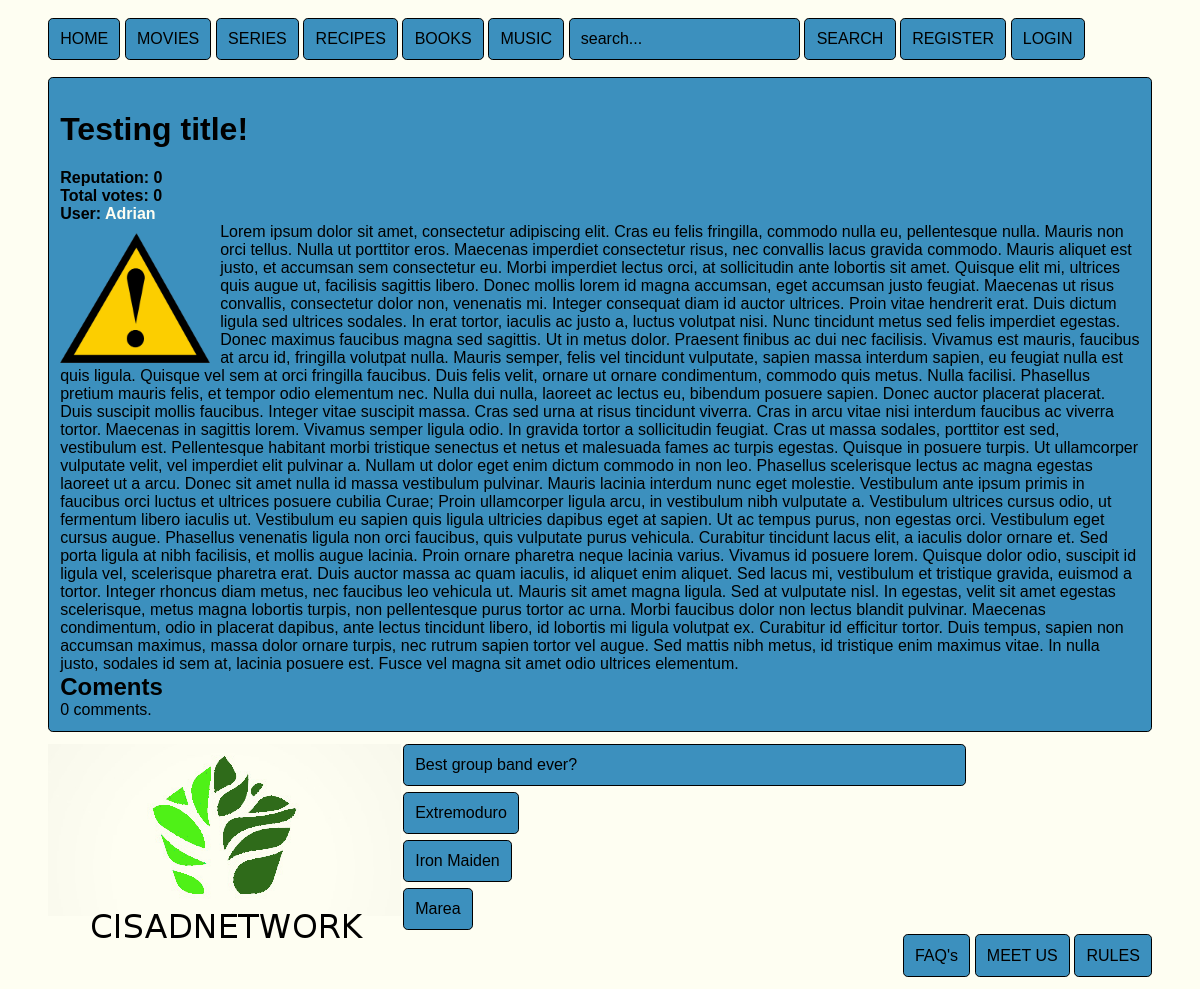
Page /index.php?type=news&id=1 on the committed database.
### tables this page shows
CREATE TABLE news (
    idnews INT PRIMARY KEY AUTO_INCREMENT,
    idusers INT NOT NULL,
    name VARCHAR(100) NOT NULL,
    imageurl VARCHAR(250) NOT NULL DEFAULT "error.png",
    description TEXT NOT NULL,
    date VARCHAR(10) NOT NULL,
    average FLOAT DEFAULT 0,
    totalvotes INT DEFAULT 0,
    FOREIGN KEY (idusers)
        REFERENCES users (idusers)
);

CREATE TABLE users (
    idusers INT PRIMARY KEY AUTO_INCREMENT,
    username VARCHAR(30) UNIQUE NOT NULL,
    password VARCHAR(250) NOT NULL,
    name VARCHAR(30),
    lastname VARCHAR(50),
    email VARCHAR(50) NOT NULL,
    imageurl VARCHAR(250) DEFAULT "error.png",
    idroles INT NOT NULL,
    activemail BINARY DEFAULT 0,
    active BINARY DEFAULT 1,
    userKey VARCHAR(250) NOT NULL,
    privacity VARCHAR(30) DEFAULT "private",
    FOREIGN KEY (idroles)
        REFERENCES roles (idroles)
);

CREATE TABLE polls (
    idpolls INT PRIMARY KEY AUTO_INCREMENT,
    question VARCHAR(250) NOT NULL
);

CREATE TABLE answers (
    idanswers INT PRIMARY KEY AUTO_INCREMENT,
    idpolls INT NOT NULL,
    answer VARCHAR(250) NOT NULL,
    totalvotes INT NOT NULL DEFAULT 0,
    FOREIGN KEY (idpolls)
        REFERENCES polls (idpolls)
        ON DELETE CASCADE ON UPDATE CASCADE
);

### index.php (called while the page is built, shortened)
<?php
    include './models/classes/Connection.php';
    $infoDb = getInfoDb();
    $link = new Connection($infoDb['host'], $infoDb['user'], $infoDb['pass'], $infoDb['db']);
    mysqli_select_db($link->getConnection(), $infoDb['db']);
    include './views/head.php';
    include './models/functions.php';
    include './controler/controler.php';
    include './views/upperWrapper.php';
    include $toInclude;
    include './views/footerWrapper.php';
    include './views/bottom.php';
?>

### models/classes/Connection.php (called while the page is built, shortened)
<?php
    class Connection {
        private $connection;
        function __construct($host, $user, $pass, $dataBase) {
            if ($dataBase == null) {
                $this->connection = new mysqli($host, $user, $pass);
            } else {
                $this->connection = new mysqli($host, $user, $pass, $dataBase);
            }
        }
        function query($query) {
            return $this->connection->query($query);
        }
    }
?>

### models/classes/News.php (called while the page is built, shortened)
<?php
    class News {
        private $idusers;
        private $name;
        private $imageurl;
        private $description;
        private $average;
        private $totalvotes;
        function __construct($idnews, $idusers, $name, $imageurl, $description, $date, $average, $totalvotes) {
            $this->idusers = $idusers;
            $this->name = $name;
            $this->imageurl = $imageurl;
            $this->description = $description;
            $this->average = $average;
            $this->totalvotes = $totalvotes;
        }
        function getIdusers() {
            return $this->idusers;
        }
        function getName() {
            return $this->name;
        }
        function getImageurl() {
            return $this->imageurl;
        }
        function getDescription() {
            return $this->description;
        }
        function getAverage() {
            return $this->average;
        }
        function getTotalvotes() {
            return $this->totalvotes;
        }
        function getUsersName($link) {
                $query = 'select name from users where idusers = '.$this->idusers.';';
                $result = $link->query($query);
                if ($result->num_rows == 0) {
                    return "This user doesn't exists!";
                } else {
                    foreach ($result as $user) {
                        return $user['name'];
                    }
                }
        }
    }
?>

### views/details/news.php (the view, shortened to what this page needs)
<?php
    include './models/classes/News.php';
    $factory = new Factory('news', $link);
    $object = $factory->loadDetail();
    $query = 'select * from news where idnews = '.$_GET['id'].';';
    $result = $link->query($query);
    if ($result->num_rows == 0) {
        unset($result);
    } else {
        foreach ($result as $new) {
            $new = new News($new['idnews'],
                            $new['idusers'],
                            $new['name'],
                            $new['imageurl'],
                            $new['description'],
                            $new['date'],
                            $new['average'],
                            $new['totalvotes']);
        }
    }
?>
<div class='newDiv'>
    <div class='infoHeaders'>
        <h1><?php echo $new->getName(); ?></h1>
        <h4>Reputation: <?php echo $new->getAverage(); ?></h4>
        <h4>Total votes: <?php echo $new->getTotalvotes(); ?></h4>
        <h4>User: <a href="<?php echo 'index.php?type=users&id='.$new->getIdusers(); ?>"><?php echo $new->getUsersName($link); ?></a></h4>
    </div>
    <div class='newImage'>
        <img src="images/<?php echo $new->getImageurl(); ?>" />
    </div>
    <div>
        <p>
            <?php echo $new->getDescription(); ?>
        </p>
    </div>
    <div style="clear: both;">
    </div>
</div>

### models/functions.php (shortened to what this page needs)
<?php
    if (isset($ajax)) {
        include './classes/Factory.php';
    } else {
        include './models/classes/Factory.php';
    }
    function buildLastPoll($link) {
        echo '<div class="defaultBorder" style="background-color: #3C90BE;">';
        $query = 'select polls.idpolls, question from polls inner join lastpolls where polls.idpolls = lastpolls.idpolls';
        $result = $link->query($query);
        if (!$result) {
            return null;
        } else {
            foreach ($result as $question) {
                echo $question['question'];
            }
        }
        echo '</div>';
        if (userVoted($link)) {
            buildVoted($link);
        } else {
            buildNoVoted($link);
        }
    }
    function buildNoVoted($link) {
        echo '<ul id="navListFooterPoll">';
        $query = 'select polls.idpolls, idanswers, answer from answers inner join polls on answers.idpolls = polls.idpolls inner join lastpolls on polls.idpolls = lastpolls.idpolls';
        $result = $link->query($query);
        if (!$result) {
            return null;
        } else {
            foreach ($result as $answer) {
                echo '<li><p class="buttonPoll" value="'.$answer['idanswers'].'">'.$answer['answer'].'</p></li>';
            }
        }
        echo '</ul>';
    }
    function userVoted($link) {
        return false;
    }
?>

### css/style.css (style rules this page uses)
* { margin: 0; padding: 0; }
a { text-decoration: none; color: #FEFEF2; }
body { background-color: #FEFEF2; }
img { width: auto; height: auto; }
.defaultBorder { border: 1px black solid; background-color: #3C90BE; border-radius: 0.3em; margin-bottom: 0.2em; padding: 0.7em; }
#navListFooterPoll li { list-style-type: none; }
#navListFooterPoll li p { text-decoration: none; padding: 0.7em; border-radius: 0.3em; border: solid thin black; background-color: #3C90BE; color: black; margin: 0.5% 0; display: inline-block; cursor: pointer; }
.infoHeaders { width: 60%; }
.newDiv { min-height: 250px; }
.newImage { margin-top: 10px; float: left; width: 150px; margin-right: 10px; }
.newImage img { width: 150px; }

### rows in the picture
news: name "Testing title!", average "0", totalvotes "0", imageurl (picture), description "Lorem ipsum dolor sit amet, consectetur adipiscing elit. Cras eu felis fringilla, commodo nulla eu, pellentesque nulla. Mauris non orci tellus. Nulla ut porttitor eros. Maecenas imperdiet consectetur risus, nec convallis lacus gravida commodo. Mauris aliquet est justo, et accumsan sem consectetur eu. Morbi imperdiet lectus orci, at sollicitudin ante lobortis sit amet. Quisque elit mi, ultrices quis augue ut, facilisis sagittis libero. Donec mollis lorem id magna accumsan, eget accumsan justo feugiat. Maecenas ut risus convallis, consectetur dolor non, venenatis mi. Integer consequat diam id auctor ultrices. Proin vitae hendrerit erat. Duis dictum ligula sed ultrices sodales. In erat tortor,…"
users: name "Adrian"
polls: question "Best group band ever?"
answers: $answer['idanswers'] 1 (drawn), answer "Extremoduro"
answers: $answer['idanswers'] 2 (drawn), answer "Iron Maiden"
answers: $answer['idanswers'] 3 (drawn), answer "Marea"
